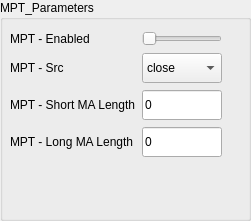
            <widget class="QGroupBox" name="grpBox_MPT_parameters_">
             <property name="geometry">
              <rect>
               <x>550</x>
               <y>280</y>
               <width>251</width>
               <height>221</height>
              </rect>
             </property>
             <property name="styleSheet">
              <string notr="true"/>
             </property>
             <property name="title">
              <string>MPT_Parameters</string>
             </property>
             <widget class="QWidget" name="layoutWidget_29">
              <property name="geometry">
               <rect>
                <x>10</x>
                <y>30</y>
                <width>225</width>
                <height>132</height>
               </rect>
              </property>
              <layout class="QGridLayout" name="gridLayout_58">
               <item row="0" column="0">
                <widget class="QLabel" name="lblMptEnabled_25">
                 <property name="styleSheet">
                  <string notr="true"/>
                 </property>
                 <property name="text">
                  <string>MPT - Enabled</string>
                 </property>
                </widget>
               </item>
               <item row="0" column="1">
                <widget class="QSlider" name="hSlider_SELL_IndicatorEnabled_33">
                 <property name="styleSheet">
                  <string notr="true"/>
                 </property>
                 <property name="maximum">
                  <number>5</number>
                 </property>
                 <property name="orientation">
                  <enum>Qt::Horizontal</enum>
                 </property>
                </widget>
               </item>
               <item row="1" column="0">
                <widget class="QLabel" name="lblMptAppliedPrice_6">
                 <property name="styleSheet">
                  <string notr="true"/>
                 </property>
                 <property name="text">
                  <string>MPT - Src</string>
                 </property>
                </widget>
               </item>
               <item row="1" column="1">
                <widget class="QComboBox" name="drpMptAppliedPrice_6">
                 <property name="minimumSize">
                  <size>
                   <width>0</width>
                   <height>30</height>
                  </size>
                 </property>
                 <property name="styleSheet">
                  <string notr="true"/>
                 </property>
                 <item>
                  <property name="text">
                   <string>close</string>
                  </property>
                 </item>
                 <item>
                  <property name="text">
                   <string>open</string>
                  </property>
                 </item>
                 <item>
                  <property name="text">
                   <string>high</string>
                  </property>
                 </item>
                 <item>
                  <property name="text">
                   <string>low</string>
                  </property>
                 </item>
                 <item>
                  <property name="text">
                   <string>HL2</string>
                  </property>
                 </item>
                 <item>
                  <property name="text">
                   <string>HLC3</string>
                  </property>
                 </item>
                 <item>
                  <property name="text">
                   <string>OHLC</string>
                  </property>
                 </item>
                </widget>
               </item>
               <item row="2" column="0">
                <widget class="QLabel" name="lblMptShortMaPeriod_6">
                 <property name="styleSheet">
                  <string notr="true"/>
                 </property>
                 <property name="text">
                  <string>MPT - Short MA Length</string>
                 </property>
                </widget>
               </item>
               <item row="2" column="1">
                <widget class="QLineEdit" name="txtMptShortEmaPeriod_6">
                 <property name="minimumSize">
                  <size>
                   <width>0</width>
                   <height>30</height>
                  </size>
                 </property>
                 <property name="styleSheet">
                  <string notr="true"/>
                 </property>
                 <property name="text">
                  <string>0</string>
                 </property>
                </widget>
               </item>
               <item row="3" column="0">
                <widget class="QLabel" name="lblMptLongMaPeriod_6">
                 <property name="styleSheet">
                  <string notr="true"/>
                 </property>
                 <property name="text">
                  <string>MPT - Long MA Length</string>
                 </property>
                </widget>
               </item>
               <item row="3" column="1">
                <widget class="QLineEdit" name="txtMptLongEmaPeriod_6">
                 <property name="minimumSize">
                  <size>
                   <width>0</width>
                   <height>30</height>
                  </size>
                 </property>
                 <property name="styleSheet">
                  <string notr="true"/>
                 </property>
                 <property name="text">
                  <string>0</string>
                 </property>
                </widget>
               </item>
               <item row="1" column="2">
                <spacer name="horizontalSpacer_38">
                 <property name="orientation">
                  <enum>Qt::Horizontal</enum>
                 </property>
                 <property name="sizeHint" stdset="0">
                  <size>
                   <width>40</width>
                   <height>20</height>
                  </size>
                 </property>
                </spacer>
               </item>
              </layout>
             </widget>
            </widget>
